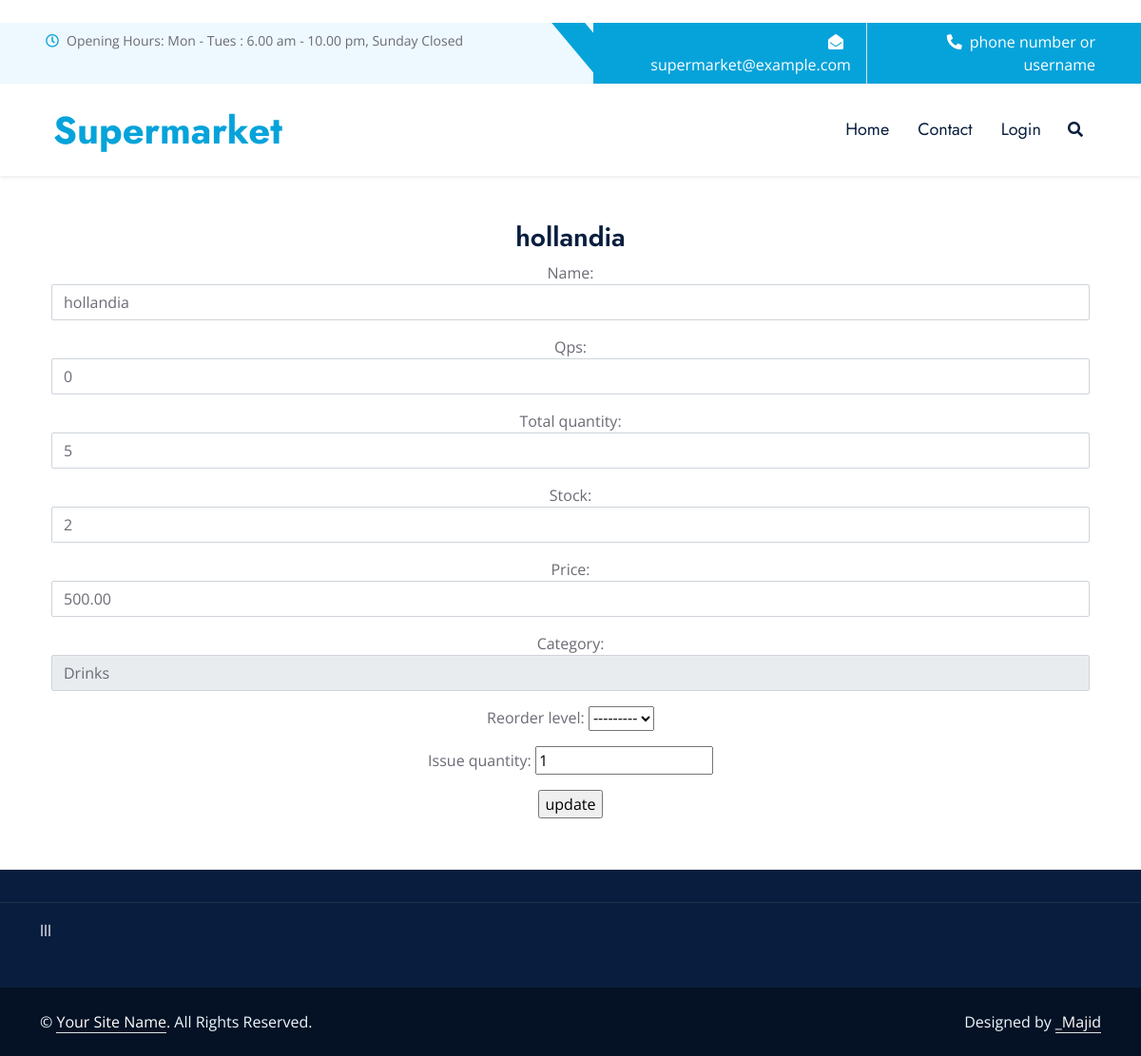
The app's page /update_product/15 with its own data.
### inventory/models.py (models this page shows)
class Product(models.Model):
	name=NameField('Name', null=False, blank=True, max_length=255)
	qps=models.IntegerField(default='0', null=False, blank=True)
	stock=models.IntegerField(default='0', null=False, blank=True)
	issue_stock=models.IntegerField(default='0', null=False, blank=True)
	total_stock_sold=models.IntegerField(default='0', null=False, blank=True)
	quantity=models.IntegerField('total quantity', default='0', null=False, blank=True)
	issue_quantity=models.IntegerField(default='0', null=True, blank=True)
	total_quantity_sold=models.IntegerField(default='0', null=False, blank=True)
	receive_quantity=models.IntegerField(default='0', null=True, blank=True)
	receive_by=models.CharField(max_length=50, null=True, blank=True)
	issue_by=models.CharField(max_length=50, null=True, blank=True)
	phone_number=models.CharField(max_length=50, null=True, blank=True)
	created_by=models.CharField(max_length=50, null=True, blank=True)
	reorder_level=models.IntegerField(default='2', null=True, blank=True, choices=reorder_level_choice)
	last_updated=models.DateTimeField(auto_now_add=False, auto_now=True)
	price=models.DecimalField(decimal_places=2, max_digits=10, null=False, blank=True)
	total_price=models.DecimalField(decimal_places=2, max_digits=10, null=False, blank=True)
	export_to_csv=models.BooleanField(default='False')
	category=models.ForeignKey(Categorie, on_delete=models.SET_NULL, null=True)
	def __str__(self):
		return f'{self.name}'

class Categorie(models.Model):
	name=models.CharField('Category', max_length=255, null=True, blank=True)
	def __str__(self):
		return f'{self.name}'

### inventory/views.py (the view)
# urls.py: path('update_product/<product_id>', views.update_product, name='update-product'),
def update_product(request, product_id):
	product=Product.objects.get(pk=product_id)
	form=AddStockForm(request.POST or None, instance=product)
	if form.is_valid():
		form.save()
		return redirect('/all_products')
	return render(request, 'update_product.html', {'form':form, 'product':product})

### inventory/forms.py
class AddStockForm(ModelForm):
	class Meta:
		model=Product
		fields=('name', 'qps', 'quantity', 'stock', 'price', 'category', 'reorder_level', 'issue_quantity',)
		widgets={
		    'name':forms.TextInput(attrs={'class':'form-control', 'placeholder':'Name *', 'type':'text', 'name':'your-name'}),
		    'quantity':forms.NumberInput(attrs={'class':'form-control', 'placeholder':'Quantity *', 'type':'number', 'name':'quantity'}),
		    'stock':forms.NumberInput(attrs={'class':'form-control', 'placeholder':'Stock *', 'type':'number', 'name':'stock'}),
		    'price':forms.NumberInput(attrs={'class':'form-control', 'placeholder':'Price *', 'type':'number', 'name':'price'}),
		    'qps':forms.NumberInput(attrs={'class':'form-control', 'placeholder':'category', 'required':'True', 'name':'category'}),
		    'category':forms.Select(attrs={'class':'form-control', 'placeholder':'category', 'required':'True', 'name':'category'}),
		}
		labels={
		    'name':'Name',
		    'email':'',
		    'phone_number':'',
		    'message':'',
		    }

### inventory/templates/update_product.html (shortened to what this page needs)
{% extends 'base.html' %}
{% load crispy_forms_tags %}
{% block content %}
<center>
<div class='container'>
  <h3>{{ product }}</h3>
            <form action="" method="POST" validate>
              {{ form.as_p }}
              <input type="submit" value="update">
            </form>
        </div>
</center>
{% endblock %}

### static/inventory/css/style.css (style rules this page uses)
:root { --primary: #06A3DA; --secondary: #F57E57; --light: #EEF9FF; --dark: #091E3E; }
h3, h4, .font-weight-semi-bold { font-weight: 600 !important; }

### records on screen
Product: name "hollandia", qps "0", quantity "5", stock "2", price "500.00", category "Drinks", reorder_level "---------", issue_quantity "1"
